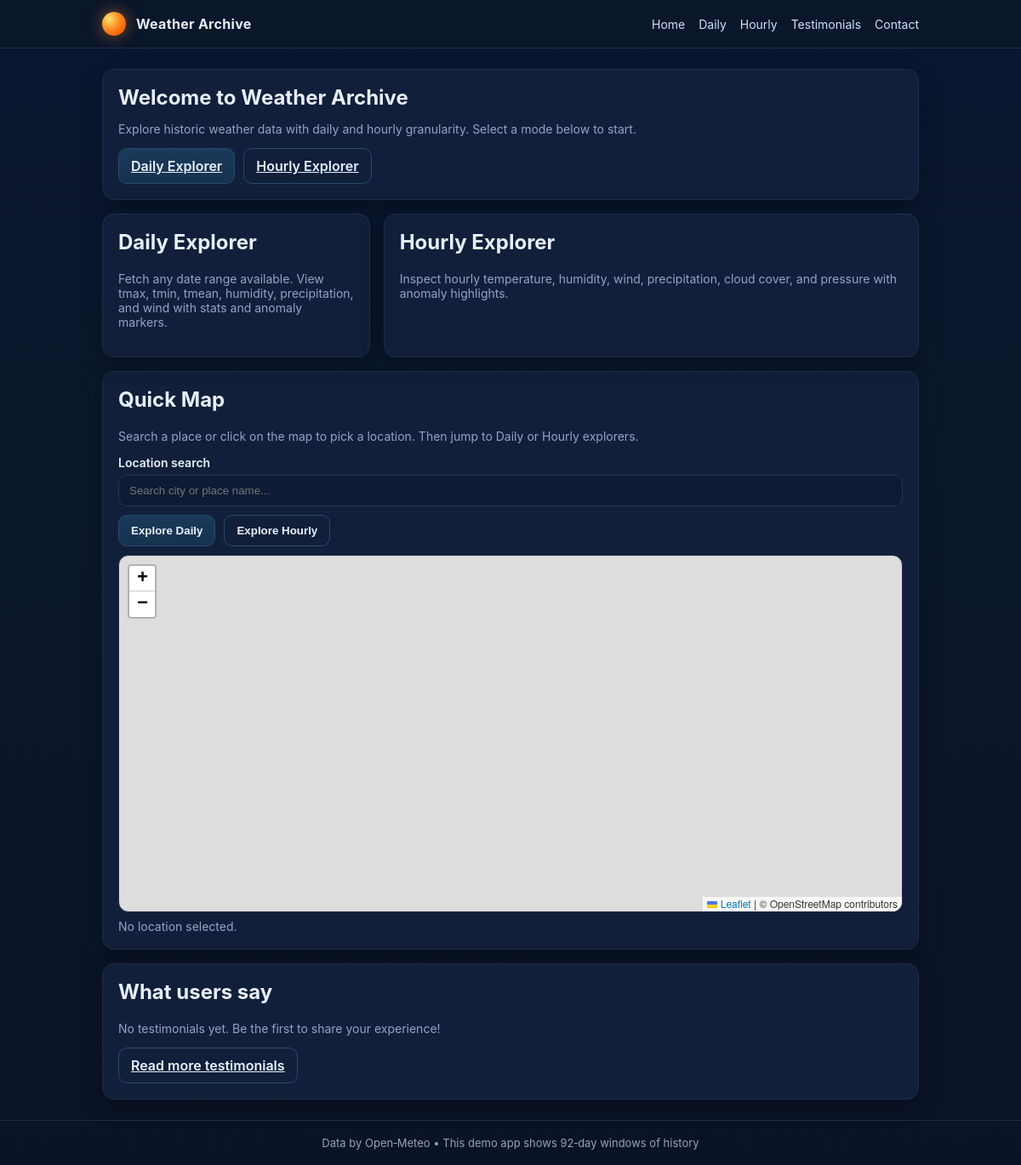
Before: / with the older database file.
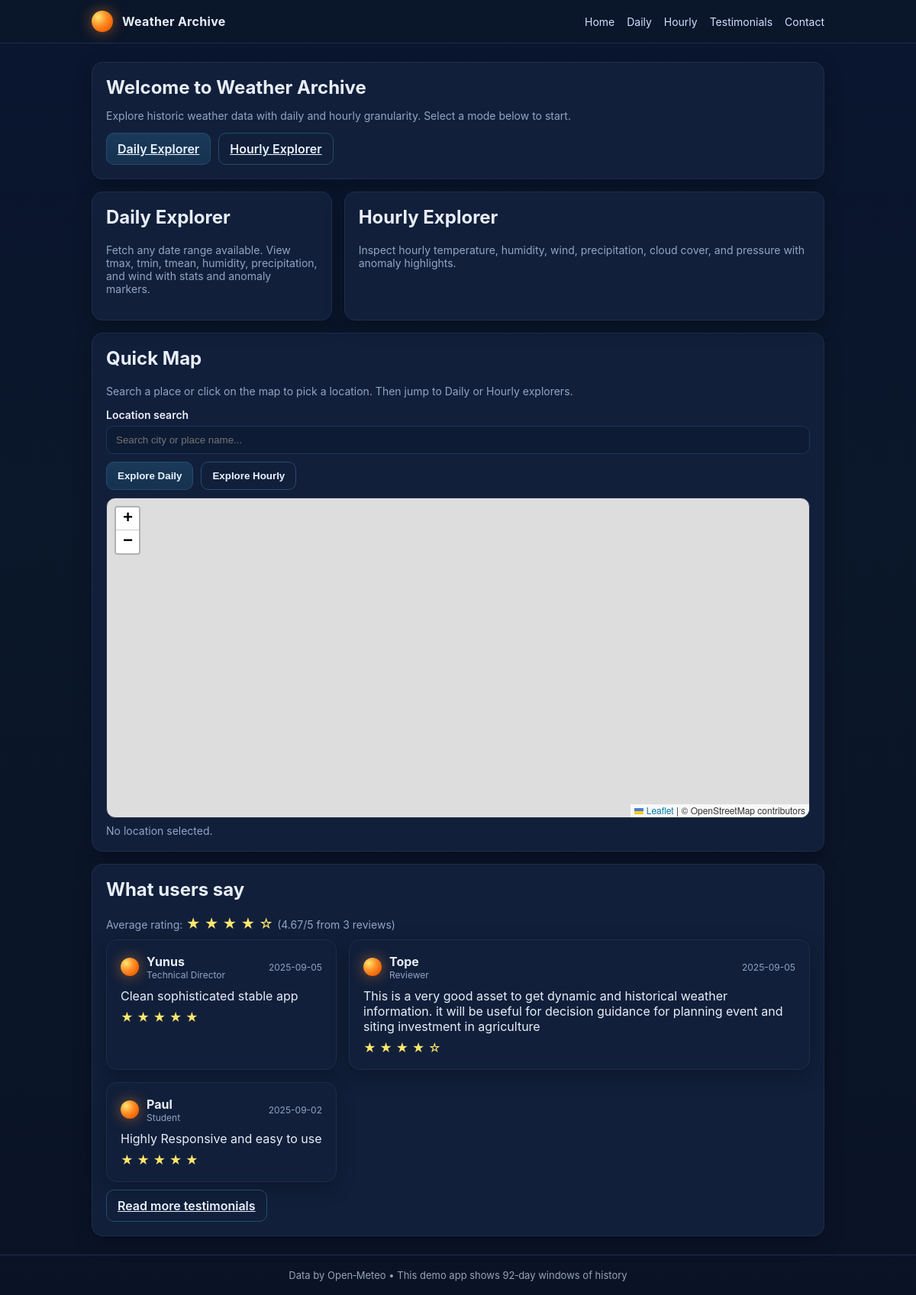
After: the same page with the newer database file.
### weatherarchive/models.py (models this page shows, shortened)
class Testimonial(models.Model):
    name = models.CharField(max_length=100)
    role = models.CharField(max_length=100, blank=True)
    rating = models.PositiveSmallIntegerField(default=5)
    message = models.TextField()
    created_at = models.DateTimeField(auto_now_add=True)
    class Meta:
        ordering = ['-created_at']

### weatherarchive/views.py (the view)
# urls.py: 2. Add a URL to urlpatterns:  path('', views.home, name='home')
def home(request):
    from .models import Testimonial
    testimonials = Testimonial.objects.order_by('-created_at')[:5]
    avg_rating = None
    count = testimonials.count()
    if count > 0:
        avg_rating = round(sum(t.rating for t in testimonials) / count, 2)
    return render(request, "weatherarchive/home.html", {
        "testimonials": testimonials,
        "avg_rating": avg_rating,
        "testimonial_count": count,
    })

### weatherarchive/templates/weatherarchive/home.html (shortened to what this page needs)
{% extends 'weatherarchive/base.html' %}
{% block content %}
<section class="card pad">
  <h1>Welcome to Weather Archive</h1>
  <p class="muted">Explore historic weather data with daily and hourly granularity. Select a mode below to start.</p>
  <div class="actions" style="margin-top:14px">
    <a class="btn" href="{% url 'weatherarchive:daily_data' %}">Daily Explorer</a>
    <a class="btn secondary" href="{% url 'weatherarchive:hourly_data' %}">Hourly Explorer</a>
  </div>
</section>
<section class="grid" style="margin-top:16px">
  <div class="card pad">
    <h2 style="margin-top:0">Daily Explorer</h2>
    <p class="muted">Fetch any date range available. View tmax, tmin, tmean, humidity, precipitation, and wind with stats and anomaly markers.</p>
  </div>
  <div class="card pad">
    <h2 style="margin-top:0">Hourly Explorer</h2>
    <p class="muted">Inspect hourly temperature, humidity, wind, precipitation, cloud cover, and pressure with anomaly highlights.</p>
  </div>
</section>
<section class="card pad" style="margin-top:16px">
  <h2 style="margin-top:0">Quick Map</h2>
  <p class="muted">Search a place or click on the map to pick a location. Then jump to Daily or Hourly explorers.</p>
  <form id="locationSearchForm" class="row full" style="margin-bottom:10px" autocomplete="off" onsubmit="return false;">
    <label for="searchBox" class="visually-hidden">Location search</label>
    <input id="searchBox" type="text" placeholder="Search city or place name..." />
    <div class="actions" style="margin-top:10px">
      <button class="btn" id="btnDaily" disabled>Explore Daily</button>
      <button class="btn secondary" id="btnHourly" disabled>Explore Hourly</button>
    </div>
  </form>
  <div id="map" style="width:100%;height:420px;border-radius:12px;overflow:hidden;border:1px solid #1f2d4a"></div>
  <div id="selInfo" class="muted" style="margin-top:8px">No location selected.</div>
</section>
<section class="card pad" style="margin-top:16px">
  <h2 style="margin-top:0">What users say</h2>
  {% if testimonial_count > 0 %}
    <div style="margin-bottom:10px">
      <span class="muted">Average rating:</span>
      <span style="color:#ffe66d;font-size:18px">
        {% for i in "12345" %}
          {% if avg_rating and forloop.counter <= avg_rating %}★{% else %}☆{% endif %}
        {% endfor %}
      </span>
      <span class="muted">({{ avg_rating }}/5 from {{ testimonial_count }} reviews)</span>
    </div>
    <div class="grid">
      {% for t in testimonials %}
        <div class="card pad">
          <div style="display:flex;align-items:center;gap:10px">
            <div class="logo" aria-hidden="true" style="width:24px;height:24px"></div>
            <div><strong>{{ t.name }}</strong>{% if t.role %}<div class="muted" style="font-size:12px">{{ t.role }}</div>{% endif %}</div>
            <div class="muted" style="margin-left:auto;font-size:12px">{{ t.created_at|date:'Y-m-d' }}</div>
          </div>
          <div style="margin-top:10px">{{ t.message }}</div>
          <div style="margin-top:8px;color:#ffe66d">
            {% for i in "12345" %}
              {% if forloop.counter <= t.rating %}★{% else %}☆{% endif %}
            {% endfor %}
          </div>
        </div>
      {% endfor %}
    </div>
  {% else %}
    <p class="muted">No testimonials yet. Be the first to share your experience!</p>
  {% endif %}
  <div class="actions" style="margin-top:10px">
    <a class="btn secondary" href="{% url 'weatherarchive:testimonials' %}">Read more testimonials</a>
  </div>
</section>
{% endblock %}

### weatherarchive/templates/weatherarchive/base.html (shortened to what this page needs)
<!DOCTYPE html>
<html lang="en">
<head>
  <link rel="stylesheet" href="https://unpkg.com/leaflet@1.9.4/dist/leaflet.css" />
</head>
<body>
  <header>
    <div class="nav">
      <div class="logo" aria-hidden="true"></div>
      <div class="brand">Weather Archive</div>
      <div class="muted" style="margin-left:auto">
        <a href="{% url 'weatherarchive:home' %}" style="color:#cfe0ff;margin-right:12px;text-decoration:none">Home</a>
        <a href="{% url 'weatherarchive:daily_data' %}" style="color:#cfe0ff;margin-right:12px;text-decoration:none">Daily</a>
        <a href="{% url 'weatherarchive:hourly_data' %}" style="color:#cfe0ff;margin-right:12px;text-decoration:none">Hourly</a>
        <a href="{% url 'weatherarchive:testimonials' %}" style="color:#cfe0ff;margin-right:12px;text-decoration:none">Testimonials</a>
        <a href="{% url 'weatherarchive:contact' %}" style="color:#cfe0ff;text-decoration:none">Contact</a>
      </div>
    </div>
  </header>
  <main>
    {% block content %}{% endblock %}
  </main>
  <footer>
    Data by Open‑Meteo • This demo app shows 92‑day windows of history
  </footer>
</body>
</html>

### weatherarchive/templates/weatherarchive/base.html (style rules this page uses)
:root { --bg:#0b172a; --card:#111f3a; --muted:#93a4c3; --text:#e8eef9; --accent:#4cc9f0; --accent2:#a1ffce; --danger:#ff6b6b; --table-stripe:#0f2242; }
* { box-sizing:border-box }
body { margin:0;font-family:Inter,system-ui,-apple-system,Segoe UI,Roboto,Arial,sans-serif;background:linear-gradient(180deg,#0a1530, #0b172a 40%, #0a1326 100%);color:var(--text); min-height:100vh;display:flex;flex-direction:column }
header { position:sticky;top:0;background:rgba(11,23,42,.85);backdrop-filter:blur(8px);border-bottom:1px solid #1f2d4a;z-index:10 }
.nav { max-width:1000px;margin:0 auto;padding:14px 20px;display:flex;align-items:center;gap:12px }
.logo { width:28px;height:28px;border-radius:50%;background:radial-gradient(circle at 30% 30%, #ffe66d, #ff922b 40%, #f76707 70%); box-shadow:0 0 18px rgba(255,146,43,.5) }
.brand { font-weight:700;letter-spacing:.3px }
main { flex:1;max-width:1000px;width:100%;margin:24px auto;padding:0 20px }
.card { background:var(--card);border:1px solid #1f2d4a;border-radius:14px;box-shadow:0 8px 24px rgba(0,0,0,.25); }
.card.pad { padding:18px }
h1 { margin:0 0 12px 0;font-size:24px }
.muted { color:var(--muted);font-size:14px }
.grid { display:grid;grid-template-columns:1fr;gap:16px }
@media (min-width:860px) { .grid { grid-template-columns:1fr 2fr } }
label { font-weight:600;font-size:14px;margin-bottom:6px;display:block }
input, select { width:100%;padding:10px 12px;background:#0d1b34;color:var(--text);border:1px solid #233557;border-radius:10px }
.actions { display:flex;gap:10px;margin-top:10px }
.btn { padding:10px 14px;border-radius:10px;border:1px solid #274b6f;background:linear-gradient(180deg,#1a3a5a,#15324f);color:#e9f2ff;font-weight:600;cursor:pointer }
.btn.secondary { background:transparent }
footer { padding:18px 20px;text-align:center;color:#94a3b8;font-size:13px;border-top:1px solid #1f2d4a }

Changed rows visible on the page:
added Testimonial: name "Yunus", role "Technical Director", created_at "2025-09-05", message "Clean sophisticated stable app", rating 5 (drawn)
added Testimonial: name "Tope", role "Reviewer", created_at "2025-09-05", message "This is a very good asset to get dynamic and historical weather information. it will be useful for decision guidance for planning event and siting investment in agriculture", rating 4 (drawn)
added Testimonial: name "Paul", role "Student", created_at "2025-09-02", message "Highly Responsive and easy to use", rating 5 (drawn)
Other visible differences:
{{ avg_rating }}: (not shown) → "4.67"
{{ testimonial_count }}: (not shown) → "3"
text no longer shown: "No testimonials yet. Be the first to share your experience!"
text now shown: "Average rating: ( /5 from reviews)"
